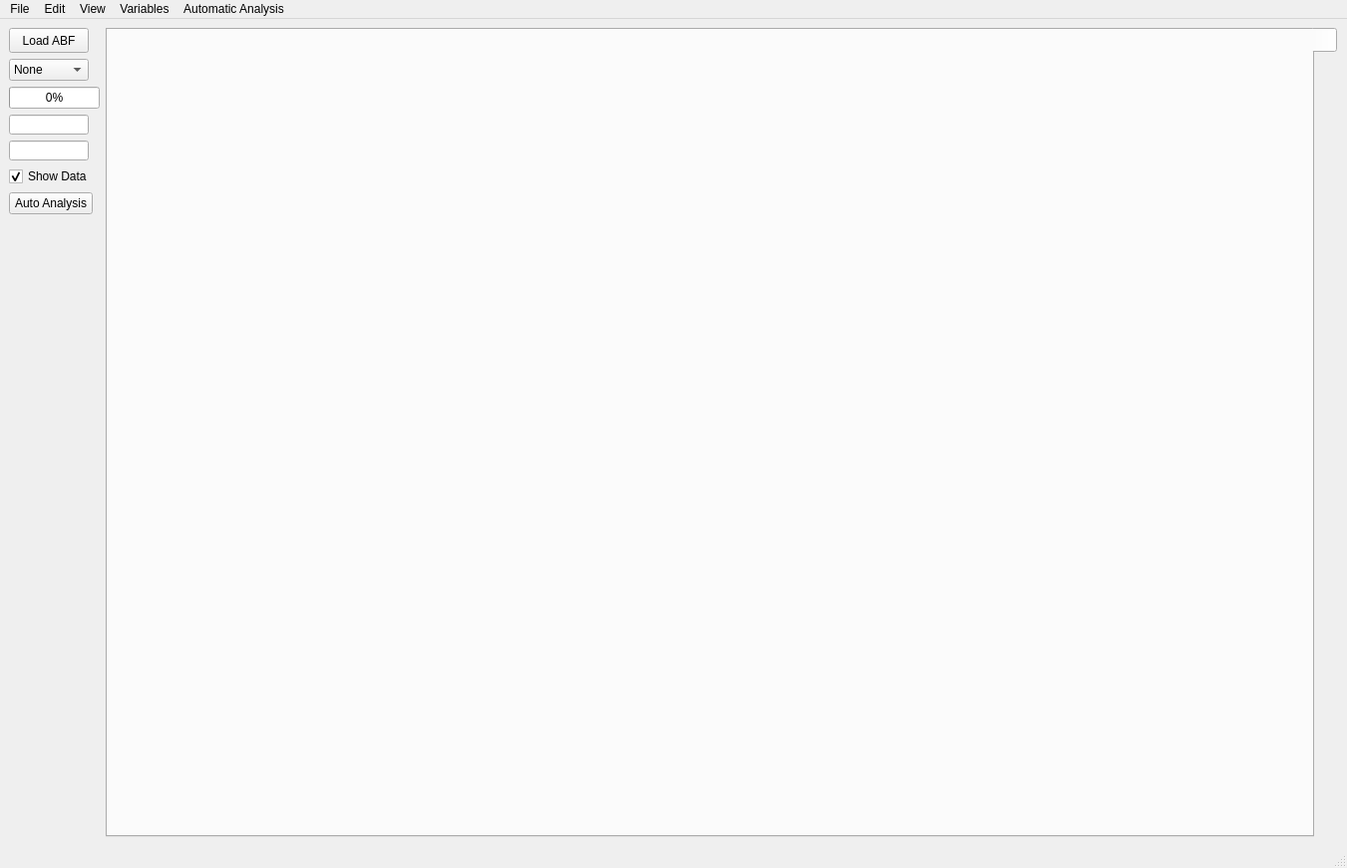
<?xml version="1.0" encoding="UTF-8"?>
<ui version="4.0">
 <class>PropagationCalculator</class>
 <widget class="QMainWindow" name="PropagationCalculator">
  <property name="geometry">
   <rect>
    <x>0</x>
    <y>0</y>
    <width>1351</width>
    <height>871</height>
   </rect>
  </property>
  <property name="windowTitle">
   <string>Propagation Calculator</string>
  </property>
  <widget class="QWidget" name="centralwidget">
   <layout class="QGridLayout" name="gridLayout">
    <item row="0" column="0">
     <widget class="QPushButton" name="pushButton">
      <property name="maximumSize">
       <size>
        <width>80</width>
        <height>25</height>
       </size>
      </property>
      <property name="text">
       <string>Load ABF</string>
      </property>
     </widget>
    </item>
    <item row="4" column="0">
     <widget class="QLineEdit" name="lineEdit_2">
      <property name="maximumSize">
       <size>
        <width>80</width>
        <height>20</height>
       </size>
      </property>
     </widget>
    </item>
    <item row="1" column="0">
     <widget class="QComboBox" name="comboBox">
      <property name="maximumSize">
       <size>
        <width>80</width>
        <height>16777215</height>
       </size>
      </property>
      <item>
       <property name="text">
        <string>None</string>
       </property>
      </item>
      <item>
       <property name="text">
        <string>Sigmoid</string>
       </property>
      </item>
     </widget>
    </item>
    <item row="3" column="0">
     <widget class="QLineEdit" name="lineEdit">
      <property name="maximumSize">
       <size>
        <width>80</width>
        <height>20</height>
       </size>
      </property>
     </widget>
    </item>
    <item row="5" column="0">
     <widget class="QCheckBox" name="checkBox">
      <property name="text">
       <string>Show Data</string>
      </property>
      <property name="checked">
       <bool>true</bool>
      </property>
     </widget>
    </item>
    <item row="0" column="4" rowspan="13">
     <widget class="QTabWidget" name="tabWidget">
      <property name="sizePolicy">
       <sizepolicy hsizetype="Expanding" vsizetype="Expanding">
        <horstretch>0</horstretch>
        <verstretch>0</verstretch>
       </sizepolicy>
      </property>
      <property name="minimumSize">
       <size>
        <width>1041</width>
        <height>671</height>
       </size>
      </property>
      <property name="tabPosition">
       <enum>QTabWidget::East</enum>
      </property>
      <property name="tabShape">
       <enum>QTabWidget::Rounded</enum>
      </property>
      <property name="documentMode">
       <bool>false</bool>
      </property>
      <property name="tabsClosable">
       <bool>false</bool>
      </property>
      <property name="movable">
       <bool>false</bool>
      </property>
      <widget class="QWidget" name="tabWidgetPage1">
       <attribute name="title">
        <string/>
       </attribute>
      </widget>
     </widget>
    </item>
    <item row="6" column="0">
     <widget class="QPushButton" name="auto_analysis">
      <property name="text">
       <string>Auto Analysis</string>
      </property>
     </widget>
    </item>
    <item row="2" column="0" colspan="2">
     <widget class="QProgressBar" name="progressBar">
      <property name="sizePolicy">
       <sizepolicy hsizetype="Fixed" vsizetype="Fixed">
        <horstretch>0</horstretch>
        <verstretch>0</verstretch>
       </sizepolicy>
      </property>
      <property name="value">
       <number>0</number>
      </property>
     </widget>
    </item>
   </layout>
  </widget>
  <widget class="QStatusBar" name="statusbar"/>
  <widget class="QMenuBar" name="menuBar">
   <property name="geometry">
    <rect>
     <x>0</x>
     <y>0</y>
     <width>1351</width>
     <height>27</height>
    </rect>
   </property>
   <widget class="QMenu" name="menuFile">
    <property name="title">
     <string>File</string>
    </property>
    <addaction name="actionOpen_Data"/>
    <addaction name="actionSave_Data"/>
    <addaction name="actionExport_Graphic"/>
    <addaction name="actionQuit"/>
   </widget>
   <widget class="QMenu" name="menuEdit">
    <property name="title">
     <string>Edit</string>
    </property>
    <addaction name="actionAlter_Markers"/>
   </widget>
   <widget class="QMenu" name="menuView">
    <property name="title">
     <string>View</string>
    </property>
    <addaction name="actionShow_Axes"/>
    <addaction name="actionShow_Data"/>
   </widget>
   <widget class="QMenu" name="menuRun">
    <property name="title">
     <string>Variables</string>
    </property>
    <addaction name="actionAbsolute_Value_2"/>
    <addaction name="actionFilter"/>
    <addaction name="actionFilter_Config"/>
   </widget>
   <widget class="QMenu" name="menuAutomatic_Analysis">
    <property name="title">
     <string>Automatic Analysis</string>
    </property>
    <addaction name="actionAnalyse_waveform_currently_loaded"/>
    <addaction name="actionAnalyse_multiple_additional_files"/>
    <addaction name="actionSet_threshold"/>
    <addaction name="actionSet_width"/>
   </widget>
   <addaction name="menuFile"/>
   <addaction name="menuEdit"/>
   <addaction name="menuView"/>
   <addaction name="menuRun"/>
   <addaction name="menuAutomatic_Analysis"/>
  </widget>
  <action name="actionAxon_binary_file">
   <property name="text">
    <string>axon binary file</string>
   </property>
  </action>
  <action name="actionOpen_Data">
   <property name="text">
    <string>Open Data</string>
   </property>
  </action>
  <action name="actionSave_Data">
   <property name="text">
    <string>Save Data</string>
   </property>
  </action>
  <action name="actionExport_Graphic">
   <property name="text">
    <string>Export Graphic</string>
   </property>
  </action>
  <action name="actionQuit">
   <property name="text">
    <string>Quit</string>
   </property>
  </action>
  <action name="actionShow_Axes">
   <property name="checkable">
    <bool>true</bool>
   </property>
   <property name="checked">
    <bool>true</bool>
   </property>
   <property name="text">
    <string>Show Axes</string>
   </property>
  </action>
  <action name="actionShow_Data">
   <property name="text">
    <string>Show Data</string>
   </property>
  </action>
  <action name="actionAbsolute_Value">
   <property name="text">
    <string>Absolute Value</string>
   </property>
  </action>
  <action name="actionAlter_Markers">
   <property name="checkable">
    <bool>true</bool>
   </property>
   <property name="enabled">
    <bool>false</bool>
   </property>
   <property name="text">
    <string>Alter Markers</string>
   </property>
  </action>
  <action name="actionAbsolute_Value_2">
   <property name="checkable">
    <bool>true</bool>
   </property>
   <property name="checked">
    <bool>false</bool>
   </property>
   <property name="text">
    <string>Absolute Value</string>
   </property>
  </action>
  <action name="actionFilter">
   <property name="checkable">
    <bool>true</bool>
   </property>
   <property name="checked">
    <bool>false</bool>
   </property>
   <property name="text">
    <string>Filter</string>
   </property>
  </action>
  <action name="actionFilter_Config">
   <property name="text">
    <string>Filter Config</string>
   </property>
  </action>
  <action name="actionAnalyse_waveform_currently_loaded">
   <property name="text">
    <string>Analyse file currently loaded</string>
   </property>
  </action>
  <action name="actionAnalyse_multiple_additional_files">
   <property name="text">
    <string>Analyse multiple additional files</string>
   </property>
  </action>
  <action name="actionSet_threshold">
   <property name="text">
    <string>Set threshold</string>
   </property>
  </action>
  <action name="actionSet_width">
   <property name="text">
    <string>Set window</string>
   </property>
  </action>
 </widget>
 <resources/>
 <connections/>
</ui>
